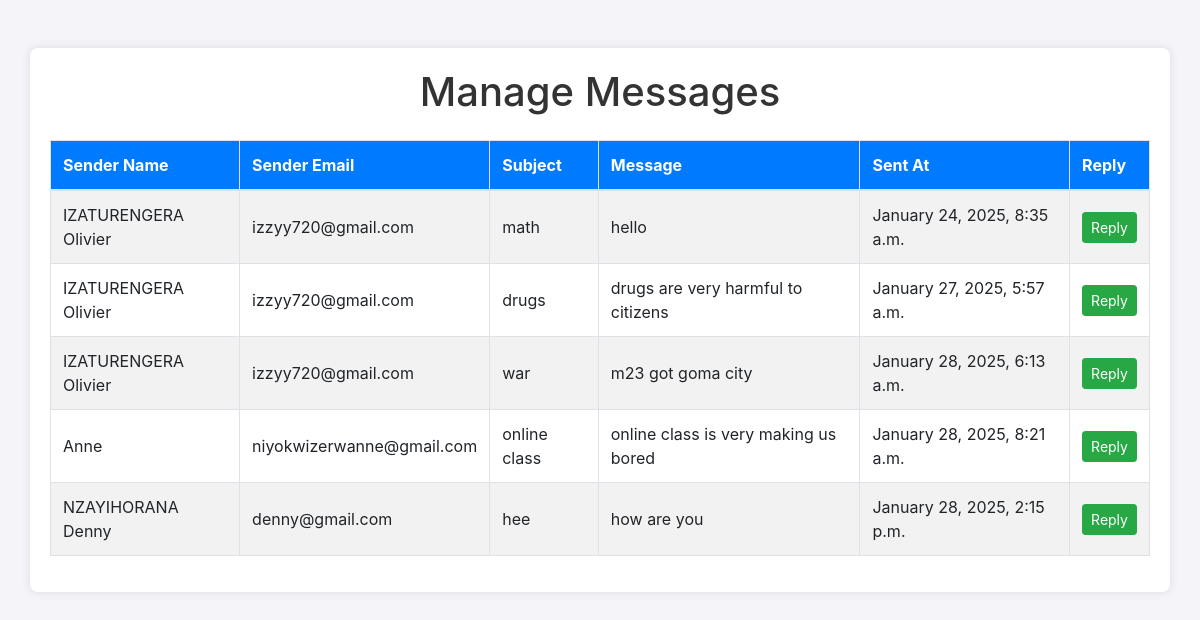
The app's page /manage-messages/ (signed in), older data.
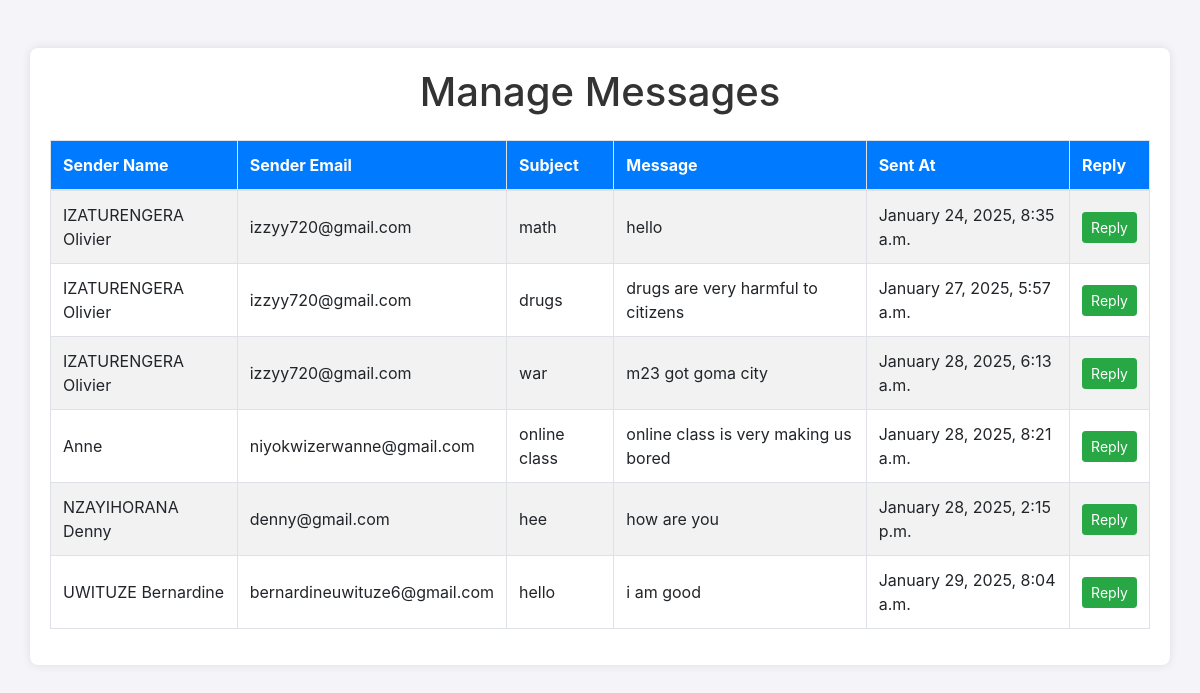
The same page, newer data.
### newsapp/models.py (models this page shows, shortened)
class ContactMessage(models.Model):
    name = models.CharField(max_length=100)
    email = models.EmailField()
    subject = models.CharField(max_length=200)
    message = models.TextField()
    created_at = models.DateTimeField(auto_now_add=True)

### newsapp/views.py (the view)
# urls.py: path('manage-messages/', manage_messages, name='manage_messages'),
@user_passes_test(is_superuser)
def manage_messages(request):
    messages = ContactMessage.objects.all()
    return render(request, 'manage_messages.html', {'messages': messages})

### newsapp/views.py (called while the page is built)
def is_superuser(user):
    return user.is_superuser

### templates/manage_messages.html (shortened to what this page needs)
{% block content %}
<!DOCTYPE html>
<html lang="en">
<head>
    <link href="https://stackpath.bootstrapcdn.com/bootstrap/4.5.2/css/bootstrap.min.css" rel="stylesheet">
</head>
<body>
    <div class="container mt-5">
        <h1 class="mb-4">Manage Messages</h1>
        <table class="table table-bordered table-striped">
            <thead>
                <tr>
                    <th>Sender Name</th>
                    <th>Sender Email</th>
                    <th>Subject</th>
                    <th>Message</th>
                    <th>Sent At</th>
                    <th>Reply</th>
                </tr>
            </thead>
            <tbody>
                {% for message in messages %}
                <tr>
                    <td>{{ message.name }}</td>
                    <td>{{ message.email }}</td>
                    <td>{{ message.subject }}</td>
                    <td>{{ message.message|truncatewords:20 }}</td>
                    <td>{{ message.created_at|date:"F j, Y, g:i a" }}</td>
                    <td>
                        <a href="{% url 'reply_message' message.id %}" class="btn btn-primary reply-button btn-sm">Reply</a>
                    </td>
                </tr>
                {% endfor %}
            </tbody>
        </table>
    </div>
</body>
</html>
{% endblock %}

Row changes from the older to the newer data that the page shows:
added ContactMessage: name "UWITUZE Bernardine", email "bernardineuwituze6@gmail.com", subject "hello", message "i am good", created_at "January 29, 2025, 8:04 a.m."
